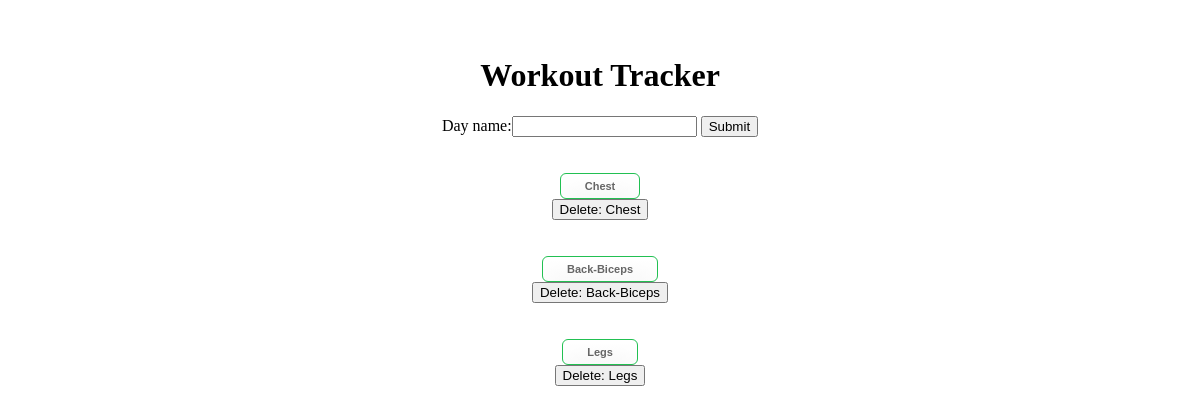
The page / on the database its author committed.
### myapp/models.py (models this page shows)
class day(models.Model):
    day_name = models.CharField(max_length=250, unique=True)

### myapp/views.py (the view, shortened to what this page needs)
# urls.py: 2. Add a URL to urlpatterns:  path('', views.home, name='home')
def home(request):
        current_days = day.objects.all()
        day_form = DayForm()
        context = {'day_form': day_form, 'current_days' : current_days}
        return render(request, 'myapp/home.html', context)

### myapp/forms.py
class DayForm(forms.ModelForm):
    class Meta:
        model = models.day
        fields = ['day_name']

### myapp/templates/myapp/home.html (shortened to what this page needs)
{% load static %}
<!DOCTYPE html>
    <head>
    </head>
    <body>
        <h1> Workout Tracker </h1>
        <link rel="stylesheet" type="text/css" href="{% static 'myapp/home.css' %}">
        <form method = "POST">
            {{ day_form }}
            <button type= "submit"> Submit </button>
        </form>
        {% for day in current_days %}
        <br>
        <br>
            <form action="/day/{{ day.day_name }}" method = 'GET'>
                <div class = 'day_button'>
                    <button type='submit'> {{ day.day_name }} </button>
                </div>
            </form>
            <form method = 'POST'>
                <div class = 'delete_button'>
                    <button onclick="return confirm('Are you sure you want to delete this item?');" type="submit" name="delete" value="{{ day.day_name }}"> Delete: {{ day.day_name }} </button>
                </div>
            </form>
        {% endfor %}
    </body>
</html>

### myapp/static/myapp/home.css (style rules this page uses)
* { text-align: center; }
h1 { padding-top: 3%; }
.day_button button { -moz-box-shadow:inset 0px 5px 23px 0px #ffffff; -webkit-box-shadow:inset 0px 5px 23px 0px #ffffff; box-shadow:inset 0px 5px 23px 0px #ffffff; background:-webkit-gradient(linear, left top, left bottom, color-stop(0.05, #ffffff), color-stop(1, #f6f6f6)); background:-moz-linear-gradient(top, #ffffff 5%, #f6f6f6 100%); background:-webkit-linear-gradient(top, #ffffff 5%, #f6f6f6 100%); background:-o-linear-gradient(top, #ffffff 5%, #f6f6f6 100%); background:-ms-linear-gradient(top, #ffffff 5%, #f6f6f6 100%); background:linear-gradient(to bottom, #ffffff 5%, #f6f6f6 100%); filter:progid:DXImageTransform.Microsoft.gradient(startColorstr='#ffffff', endColorstr='#f6f6f6',GradientType=0); background-color:#ffffff; -moz-border-radius:6px; -webkit-border-radius:6px; border-radius:6px; border:1.5px solid rgb(34, 192, 82); display:inline-block; cursor:pointer; color:#666666; font-family:Arial; font-size:11px; font-weight:bold; padding:6px 24px; text-decoration:none; }
html, body { height: 100%; }
body { margin: 0; background-image: url(https://coolbackgrounds.io/images/backgrounds/index/ranger-4df6c1b6.png); background-size: cover; background-position: center center; background-blend-mode: color; background-attachment: fixed; }

### rows shown on the page
day: day_name "Chest"
day: day_name "Back-Biceps"
day: day_name "Legs"
